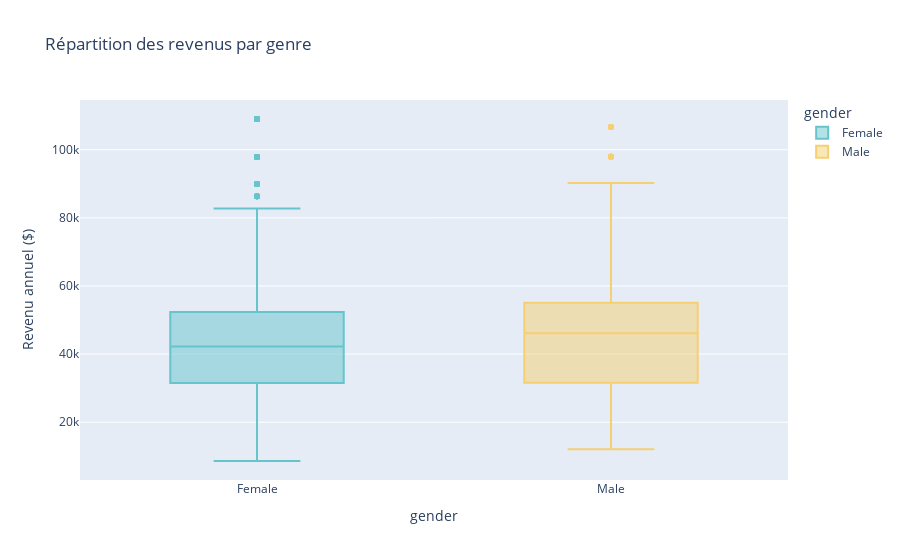

The notebook cell this image was saved under:
### Markdown cell above
quels sont les revenus par genre

### Code cell
# Nettoyage du champ revenu
participants_clean['income_clean'] = (
    participants_clean['income']
    .astype(str)
    .str.replace(',', '')
    .replace('nan', np.nan)
    .astype(float)
)



fig = px.box(
    participants_clean,
    x='gender',
    y='income_clean',
    color='gender',
    title="Répartition des revenus par genre",
    color_discrete_sequence=color_palette
)

fig.update_layout(
    yaxis_title="Revenu annuel ($)"
)

fig.show()

### Figure 1 — Plotly figure (JSON) as saved in the notebook; plotly's stock layout.template omitted (floating-point values rounded to 4 significant figures; data arrays with more than 128 entries replaced by an {"elided": "..."} marker saying what was removed)
{"data": [{"alignmentgroup": "True", "hovertemplate": "gender=%{x}<br>income_clean=%{y}<extra></extra>", "legendgroup": "Female", "marker": {"color": "rgb(102, 197, 204)"}, "name": "Female", "notched": false, "offsetgroup": "Female", "orientation": "v", "showlegend": true, "type": "box", "x": {"elided": "4184 str values"}, "x0": " ", "xaxis": "x", "y": {"elided": "4184 int values"}, "y0": " ", "yaxis": "y"}, {"alignmentgroup": "True", "hovertemplate": "gender=%{x}<br>income_clean=%{y}<extra></extra>", "legendgroup": "Male", "marker": {"color": "rgb(246, 207, 113)"}, "name": "Male", "notched": false, "offsetgroup": "Male", "orientation": "v", "showlegend": true, "type": "box", "x": {"elided": "4194 str values"}, "x0": " ", "xaxis": "x", "y": {"elided": "4194 int values"}, "y0": " ", "yaxis": "y"}], "layout": {"boxmode": "overlay", "legend": {"title": {"text": "gender"}, "tracegroupgap": 0}, "title": {"text": "Répartition des revenus par genre"}, "xaxis": {"anchor": "y", "categoryarray": ["Female", "Male"], "categoryorder": "array", "domain": [0, 1], "title": {"text": "gender"}}, "yaxis": {"anchor": "x", "domain": [0, 1], "title": {"text": "Revenu annuel ($)"}}}}
